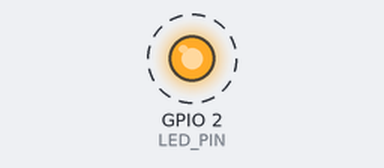
A sketch run on a simulated ESP32. Parts: output pins drawn as LEDs (lit = HIGH). Dashed ring = blinking. WiFi joins after 1.5 s; servers stay silent unless stated; uploads are accepted with an empty reply; random numbers use the default seed unless the sketch sets one; what the sketch prints to the serial monitor is not drawn.

Above: at 2.9 s.
Timing chart, 0 to 5.5 s (numbered marks = the images above):
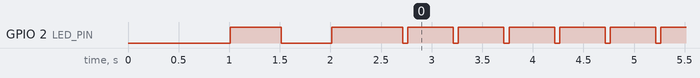

The sketch:

emg_analyzer_mock.ino
```cpp
// (licence header left out)
#include <WiFi.h>
#include <HTTPClient.h>
#include <ArduinoJson.h>

// ============================================
// CONFIGURATION - CHANGE THESE VALUES!
// ============================================

// Your WiFi credentials
const char* WIFI_SSID = "FZH_N_202";        // <-- Change this!
const char* WIFI_PASSWORD = "25388206"; // <-- Change this!

// Server URL - Change to your computer's IP when testing locally
// Example: "http://192.168.1.100:3000/api/sensor-data"
// For Vercel deployment: "https://your-app.vercel.app/api/sensor-data"
const char* SERVER_URL = "https://emganalyzer.vercel.app/api/sensor-data"; // <-- Change this!

// How often to send data (in milliseconds)
const int SEND_INTERVAL = 500;  // 500ms = 2 times per second

// EMG Sensor Pin (ADC)
const int EMG_PIN = 34;  // GPIO 34 for real EMG sensor

// Use mock data for testing (set to false when using real sensor)
const bool USE_MOCK_DATA = true;

// ============================================
// Variables
// ============================================
unsigned long lastSendTime = 0;
float emgPhase = 0;  // For generating realistic EMG waves (mock mode)

// LED for status indication (built-in LED on most ESP32 boards)
const int LED_PIN = 2;

// ============================================
// SETUP FUNCTION
// ============================================
void setup() {
  Serial.begin(115200);
  delay(1000);

  Serial.println();
  Serial.println("========================================");
  Serial.println("   EMG Analyzer - Raw EMG Only");
  Serial.println("========================================");
  Serial.println();

  if (USE_MOCK_DATA) {
    Serial.println("MODE: Mock Data (for testing)");
  } else {
    Serial.println("MODE: Real EMG Sensor");
    Serial.print("EMG Pin: GPIO ");
    Serial.println(EMG_PIN);
  }
  Serial.println();

  pinMode(LED_PIN, OUTPUT);
  digitalWrite(LED_PIN, LOW);

  if (!USE_MOCK_DATA) {
    pinMode(EMG_PIN, INPUT);
  }

  connectToWiFi();
}

// ============================================
// MAIN LOOP
// ============================================
void loop() {
  if (WiFi.status() != WL_CONNECTED) {
    Serial.println("WiFi disconnected! Reconnecting...");
    connectToWiFi();
  }

  unsigned long currentTime = millis();
  if (currentTime - lastSendTime >= SEND_INTERVAL) {
    lastSendTime = currentTime;

    int emgValue;
    if (USE_MOCK_DATA) {
      emgValue = generateMockEMG();
    } else {
      emgValue = analogRead(EMG_PIN);
    }

    sendEMGData(emgValue);

    if (USE_MOCK_DATA) {
      emgPhase += 0.3;
    }
  }
}

// ============================================
// WiFi Connection Function
// ============================================
void connectToWiFi() {
  Serial.print("Connecting to WiFi: ");
  Serial.println(WIFI_SSID);

  WiFi.begin(WIFI_SSID, WIFI_PASSWORD);

  int attempts = 0;
  while (WiFi.status() != WL_CONNECTED && attempts < 30) {
    digitalWrite(LED_PIN, !digitalRead(LED_PIN));
    delay(500);
    Serial.print(".");
    attempts++;
  }

  if (WiFi.status() == WL_CONNECTED) {
    Serial.println();
    Serial.println("WiFi connected!");
    Serial.print("IP Address: ");
    Serial.println(WiFi.localIP());
    Serial.println();
    digitalWrite(LED_PIN, HIGH);
  } else {
    Serial.println();
    Serial.println("Failed to connect to WiFi!");
    Serial.println("Please check your credentials and try again.");
    digitalWrite(LED_PIN, LOW);
  }
}

// ============================================
// Mock EMG Data Generation (for testing)
// ============================================
int generateMockEMG() {
  float baseWave = sin(emgPhase) * 800;
  float tremor = sin(emgPhase * 5) * 200;
  float noise = random(-150, 150);

  int emgValue = 2048 + (int)(baseWave + tremor + noise);
  emgValue = constrain(emgValue, 0, 4095);

  return emgValue;
}

// ============================================
// Send EMG Data to Server
// ============================================
void sendEMGData(int emg) {
  HTTPClient http;
  http.begin(SERVER_URL);
  http.addHeader("Content-Type", "application/json");

  StaticJsonDocument<100> doc;
  doc["emg"] = emg;
  doc["timestamp"] = millis();

  String jsonString;
  serializeJson(doc, jsonString);

  Serial.print("Sending: ");
  Serial.println(jsonString);

  int httpResponseCode = http.POST(jsonString);

  if (httpResponseCode > 0) {
    String response = http.getString();
    Serial.print("Response (");
    Serial.print(httpResponseCode);
    Serial.print("): ");
    Serial.println(response);

    digitalWrite(LED_PIN, LOW);
    delay(50);
    digitalWrite(LED_PIN, HIGH);
  } else {
    Serial.print("Error sending data! Code: ");
    Serial.print(httpResponseCode);
    Serial.print(" (");
    Serial.print(HTTPClient::errorToString(httpResponseCode));
    Serial.println(")");

    digitalWrite(LED_PIN, LOW);
    delay(100);
    digitalWrite(LED_PIN, HIGH);
    delay(100);
    digitalWrite(LED_PIN, LOW);
    delay(100);
    digitalWrite(LED_PIN, HIGH);
  }

  http.end();
  Serial.println("---");
}

/*
 * ============================================
 * TROUBLESHOOTING TIPS
 * ============================================
 *
 * 1. "WiFi not connecting"
 *    - Double-check SSID and password (case-sensitive!)
 *    - Make sure you're using 2.4GHz WiFi (ESP32 doesn't support 5GHz)
 *
 * 2. "Error sending data"
 *    - Make sure the server is running (npm run dev)
 *    - Check that SERVER_URL is correct
 *    - If testing locally, use your computer's local IP (not localhost)
 *
 * 3. "Using Real EMG Sensor"
 *    - Set USE_MOCK_DATA to false
 *    - Connect EMG sensor output to GPIO 34
 *    - Make sure sensor has proper power supply
 */
```

Measured:
- by itself, GPIO 2 (LED_PIN): goes LOW 0.50 s, HIGH 0.70 s, 254 × (LOW 0.05 s, HIGH 0.45 s), LOW 0.05 s, then HIGH
